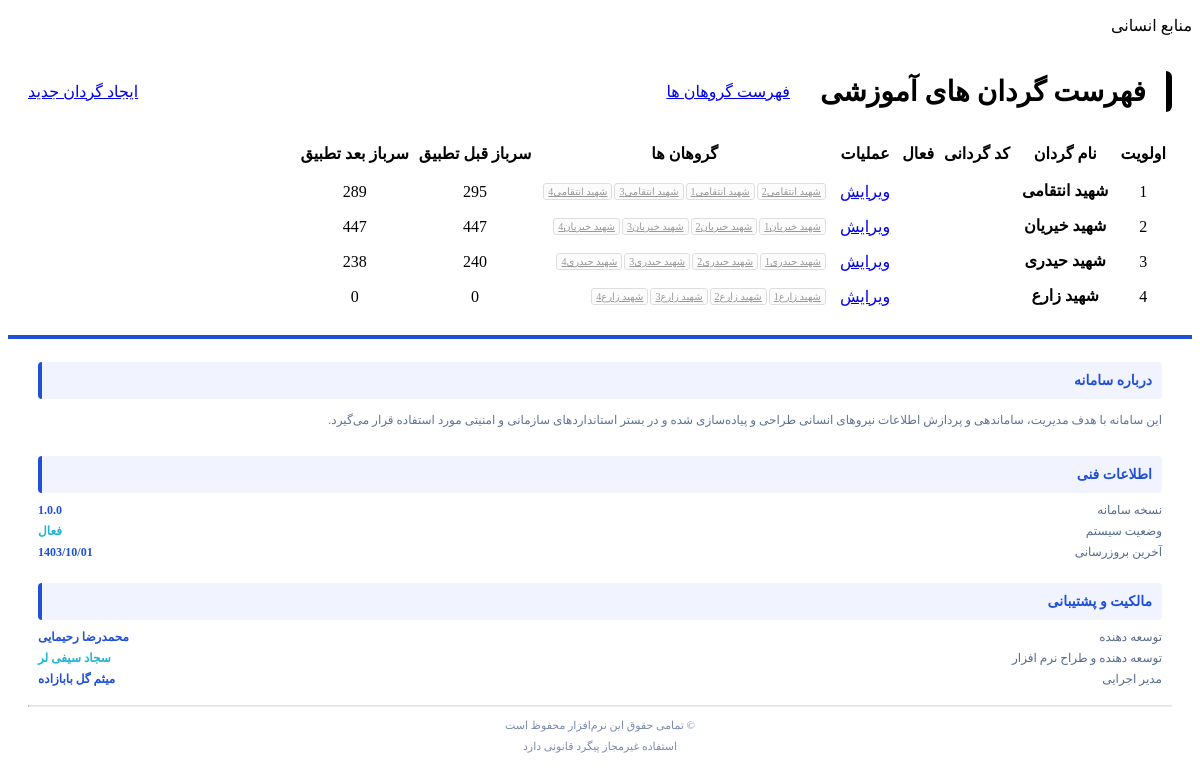
The page /b/ (signed in) on the database its author committed.
### battalions/models.py (models this page shows, shortened)
class battalion(models.Model):
    name = models.CharField(max_length=150, verbose_name='نام گردان')
    commander = models.CharField(max_length=100, null=True, blank=True,default='',verbose_name='فرمانده گردان')
    is_active = models.BooleanField(default=False, verbose_name='فعال/غیرفعال')
    order = models.IntegerField(null=True, blank=True, verbose_name='اولویت مرتب سازی')
    gcode = models.CharField(max_length=150 ,null=True,blank=True,default='', verbose_name='کد گردانی')
    @property
    def grohans(self):
        return list(battalion_group.objects.filter(gordan=self))
    @property
    def soldiers_counts_after_tatbigh(self):
        Soldier = apps.get_model('soldiers', 'Soldier')
        return Soldier.objects.filter(t_Gordan__pk=self.pk).count()
    @property
    def soldiers_counts_before_tatbigh(self):
        Soldier = apps.get_model('soldiers', 'Soldier')
        return Soldier.objects.filter(Gordan__pk=self.pk).count()
    class Meta:
        verbose_name = "گردان"
        verbose_name_plural = "گردان ها"
    def __str__(self):
        return self.name

class battalion_group(models.Model):
    name = models.CharField(max_length=150, verbose_name='نام گروهان')
    commander = models.CharField(max_length=100,blank=True,null=True,default='', verbose_name='فرمانده گروهان')
    gordan = models.ForeignKey(battalion, on_delete=models.CASCADE, verbose_name='گردان')
    is_active = models.BooleanField(default=False, verbose_name='فعال/غیرفعال')
    status_types_data = models.JSONField(default=dict,blank=True,verbose_name="نوع برگه اعزام")
    zirediplom = models.BooleanField(default=False, verbose_name='زیر دیپلم')
    diplom = models.BooleanField(default=False, verbose_name='دیپلم')
    ofghdiplom = models.BooleanField(default=False, verbose_name='فوق دیپلم')
    lisans = models.BooleanField(default=False, verbose_name='لیسانس')
    ofghlisans = models.BooleanField(default=False, verbose_name='فوق لیسانس')
    doctra = models.BooleanField(default=False, verbose_name='دکترا')
    shie = models.BooleanField(default=False, verbose_name='شیعه')
    ahle_tasnon = models.BooleanField(default=False, verbose_name='اهل تسنن')
    zarfiat = models.CharField(max_length=250, verbose_name='ظرفیت گروهان')
    takmilzarmit = models.BooleanField(default=False, verbose_name='تکمیل بودن ظرفیت')
    order = models.IntegerField(null=True, blank=True, verbose_name='اولویت مرتب سازی')
    salemm = models.BooleanField(default=False, verbose_name='سالم')
    moafazrazm = models.BooleanField(default=False, verbose_name='معاف ازرزم')
    gorehbe = models.BooleanField(default=False, verbose_name='گروه ب')
    moafazrazm_gorehbe = models.BooleanField(default=False, verbose_name='معاف از رزم + گروه ب')
    zarfiat_total = models.CharField(max_length=250, verbose_name='ظرفیت گروهان کل', null=True, blank=True)
    class Meta:
        verbose_name = "گروهان"
        verbose_name_plural = "گروهان ها"
    def __str__(self):
        return self.name + self.gordan.name

### battalions/views.py (the view)
# urls.py: path('b/', views.MainViewBattalion.as_view(), name='all-Battalion'),
class MainViewBattalion(LoginRequiredMixin, View):
    def get(self, request):
        gordan , _ = battalion_and_groups_allowed(request.user)
        gordan = gordan.order_by('-is_active','order')
        cx = { 'gordan': gordan }
        return render(request, 'battalions/gordan_list.html', cx)

### ensani_soldires_management/access.py (called while the page is built, shortened)
def get_user_battalions(user):
    if not user.is_authenticated:
        return battalion.objects.none().order_by('gcode')
    if user.is_staff:
        return battalion.objects.all().order_by('gcode')

def get_user_battalion_groups(user):
    if not user.is_authenticated:
        return battalion_group.objects.none().order_by('name')
    if user.is_staff:
        return battalion_group.objects.all().order_by('name')

def battalion_and_groups_allowed(user):
    battalions = get_user_battalions(user)
    groups = get_user_battalion_groups(user).select_related('gordan').order_by('name')
    return battalions,groups

def create_access_tree(battalions_allowed,groups_allowed):
    nodes = [{ 'title':'همه گردان ها', 'q':f'b=all' }]
    for b in battalions_allowed:
        children = [{ 'title':'همه گروهان ها', 'q':f'b={b.id}&g=all' }]
        for g in groups_allowed:
            if g.gordan.id == b.id:
                children.append({ 'title':f'گروهان {g.name}', 'q':f'g={g.id}' })
        nodes.append({ 'title':str(b),'q':f'b={b.id}','children': children })
    return nodes

### battalions/templates/battalions/gordan_list.html (shortened to what this page needs)
{% extends 'shared/_PanelMain.html' %}
{% load static %}
{% block main %}
<div class="card">
    <div class="card-header">
        <h1 class="card-title">فهرست گردان های آموزشی</h1>
        <a class="btn  btn-primary" href="{% url 'MainViewBattalionGroup'  %}">
            <span>فهرست گروهان ها</span>
        </a>
        <a class="btn  btn-warning" href="{% url 'BattalionCreate'  %}">
            <span>ایجاد گردان جدید</span>
        </a>
    </div>
    <div class="card-body no-padding">
        <table class="table">
            <tbody>
            <tr>
                <th>اولویت</th>
                <th class="text-right">نام گردان</th>
                <th>کد گردانی</th>
                <th>فعال</th>
                <th>عملیات</th>
                <th>گروهان ها</th>
                <th>سرباز قبل تطبیق</th>
                <th>سرباز بعد تطبیق</th>
            </tr>
            {% for g in gordan %}
                <tr>
                    <td>{{ g.order }}</td>
                    <td  class="text-right">
                        <strong>{{ g.name }}</strong>
                    </td>
                    <td><strong>{{ g.gcode }}</strong></td>
                    <td class="{{g.is_active|yesno:'text-success,text-danger'}}">
                    </td>
                    <td>
                        <a class="btn btn-primary" href="{% url 'BattalionUpdate' pk=g.pk %}">
                            ویرایش
                        </a>
                    </td>
                     <td>
                        <div class="setting-list">
                            {% for g in g.grohans %}
                                <a
                                    href="{% url 'BattalionGroupUpdate' pk=g.pk %}"
                                    class="setting-item grohan-item {% if g.is_active %}is-active{% endif %}"
                                    >
                                    {{ g }}
                                </a>
                            {% empty %}
                                <div class="text-muted text-center">گروهانی ثبت نشده</div>
                            {% endfor %}
                        </div>
                    </td>
                    <td><span >{{g.soldiers_counts_before_tatbigh}}</span></td>
                    <td><span >{{g.soldiers_counts_after_tatbigh}}</span></td>
                </tr>
            {% endfor %}
            </tbody>
        </table>
    </div>
</div>
{% endblock %}

### templates/shared/_PanelMain.html (shortened to what this page needs)
{% load render_partial %}
<!DOCTYPE html>
<html dir="rtl" lang="fa">
<head>
</head>
<body class="hold-transition skin-blue sidebar-mini">
<div class="wrapper">
    <div class="content-wrapper">
        <section class="content-header">
        <div class="head_p">
            <p>منابع انسانی</p>
        </div>
        <section class="content container-fluid">
            {% block main %}no data{% endblock %}
        </section>
    </div>
    {% include "./_FooterPanel.html" %}
</div>
</body>
</html>

### templates/shared/_FooterPanel.html (shortened to what this page needs)
<footer class="main-footer">
    <div class="software-footer">
        <div class="row">
            <div class="col-md-4 footer-section">
                <h5>
                    درباره سامانه
                </h5>
                <p>
                    این سامانه با هدف مدیریت، ساماندهی و پردازش اطلاعات
                    نیروهای انسانی طراحی و پیاده‌سازی شده و در بستر
                    استانداردهای سازمانی و امنیتی مورد استفاده قرار می‌گیرد.
                </p>
            </div>
            <div class="col-md-4 footer-section">
                <h5>
                    اطلاعات فنی
                </h5>
                <ul class="footer-list">
                    <li>
                        <span>نسخه سامانه</span>
                        <strong>1.0.0</strong>
                    </li>
                    <li>
                        <span>وضعیت سیستم</span>
                        <span class="status-ok">فعال</span>
                    </li>
                    <li>
                        <span>آخرین بروزرسانی</span>
                        <strong>1403/10/01</strong>
                    </li>
                </ul>
            </div>
            <div class="col-md-4 footer-section">
                <h5>
                    مالکیت و پشتیبانی
                </h5>
                <ul class="footer-list">
                    <li>
                        <span>توسعه دهنده</span>
                        <strong>محمدرضا رحیمایی</strong>
                    </li>
                    <li>
                        <span>توسعه دهنده و طراح نرم افزار</span>
                        <span class="status-ok">سجاد سیفی لر</span>
                    </li>
                    <li>
                        <span>مدیر اجرایی</span>
                        <strong>میثم گل بابازاده</strong>
                    </li>
                </ul>
            </div>
        </div>
        <hr class="footer-hr">
        <div class="footer-bottom">
            <span>© تمامی حقوق این نرم‌افزار محفوظ است</span>
            <span>استفاده غیرمجاز پیگرد قانونی دارد</span>
        </div>
    </div>
</footer>

### templates/shared/_FooterReferences.html (shortened to what this page needs)
{% load static %}

### battalions/templates/battalions/gordan_list.html (style rules this page uses)
.table th { font-size: 16px; padding: 10px 4px !important; text-align: center; }
html body table.table tr td { padding: 6px !important ; text-align: center; }
.setting-item { display: inline-block; padding: 2px 4px; border-radius: 3px; background-color: #fafafa; border: 1px solid #afafaf; color: black; font-size: 10px; direction: ltr; }
.setting-list { gap: 2px; display: flex; align-items: center; justify-content: start; flex-wrap: wrap; }
.btn { border-radius: 6px !important; }
.grohan-item { opacity: 0.4; }
.card { background-color: white; border-radius: 10px; padding: 20px; }
.card-title { text-align: center; margin: 0; padding: 4px 20px; font-size: 28px; border-right: 6px solid black; border-radius: 0 6px 6px 0 ; color: black; font-weight: bold; }
.card-header { display: flex; align-items: center; justify-content: space-between; margin-bottom: 20px; gap: 10px; }

### templates/shared/_FooterPanel.html (style rules this page uses)
.software-footer { color: #556b8a; font-size: 12px; padding: 0 20px; }
.footer-section { padding: 0 10px; }
.software-footer h5 { font-size: 14px; font-weight: 700; margin-bottom: 10px; color: #1f4fd8; display: flex; align-items: center; justify-content: space-between; gap: 6px; text-align: center; background-color: #4173fc13; border-left:4px solid #1f50d8; border-radius: 4px; padding: 10px; }
.footer-section p { line-height: 1.9; margin: 0 0 8px; color: #5f7395; }
.footer-list { list-style: none; padding: 0; margin: 0; }
.footer-list li { margin-bottom: 6px; display: flex; justify-content: space-between; }
.footer-list li strong { color: #1f4fd8; }
.status-ok { color: #1fb3d8ff; font-weight: 700; }
.footer-hr { margin: 18px 0 12px; border-top: 1px solid #d6e0ff; }
.footer-bottom { font-size: 11px; color: #6b7da8; display: flex; justify-content: center; align-items: center; flex-direction: column; gap: 4px; }
.footer-bottom span { opacity: 0.9; }
.main-footer { border-top: 4px solid #1f4fd8; padding-top: 0; padding-bottom:0 ; }

### rows shown on the page
battalion: order "1", name "شهید انتقامی", soldiers_counts_before_tatbigh "295", soldiers_counts_after_tatbigh "289"
battalion_group: name+gordan "2شهید انتقامی"
battalion_group: name+gordan "1شهید انتقامی"
battalion_group: name+gordan "3شهید انتقامی"
battalion_group: name+gordan "4شهید انتقامی"
battalion: order "2", name "شهید خیریان", soldiers_counts_before_tatbigh "447", soldiers_counts_after_tatbigh "447"
battalion_group: name+gordan "1شهید خیریان"
battalion_group: name+gordan "2شهید خیریان"
battalion_group: name+gordan "3شهید خیریان"
battalion_group: name+gordan "4شهید خیریان"
battalion: order "3", name "شهید حیدری", soldiers_counts_before_tatbigh "240", soldiers_counts_after_tatbigh "238"
battalion_group: name+gordan "1شهید حیدری"
battalion_group: name+gordan "2شهید حیدری"
battalion_group: name+gordan "3شهید حیدری"
battalion_group: name+gordan "4شهید حیدری"
battalion: order "4", name "شهید زارع", soldiers_counts_before_tatbigh "0", soldiers_counts_after_tatbigh "0"
battalion_group: name+gordan "1شهید زارع"
battalion_group: name+gordan "2شهید زارع"
battalion_group: name+gordan "3شهید زارع"
battalion_group: name+gordan "4شهید زارع"
